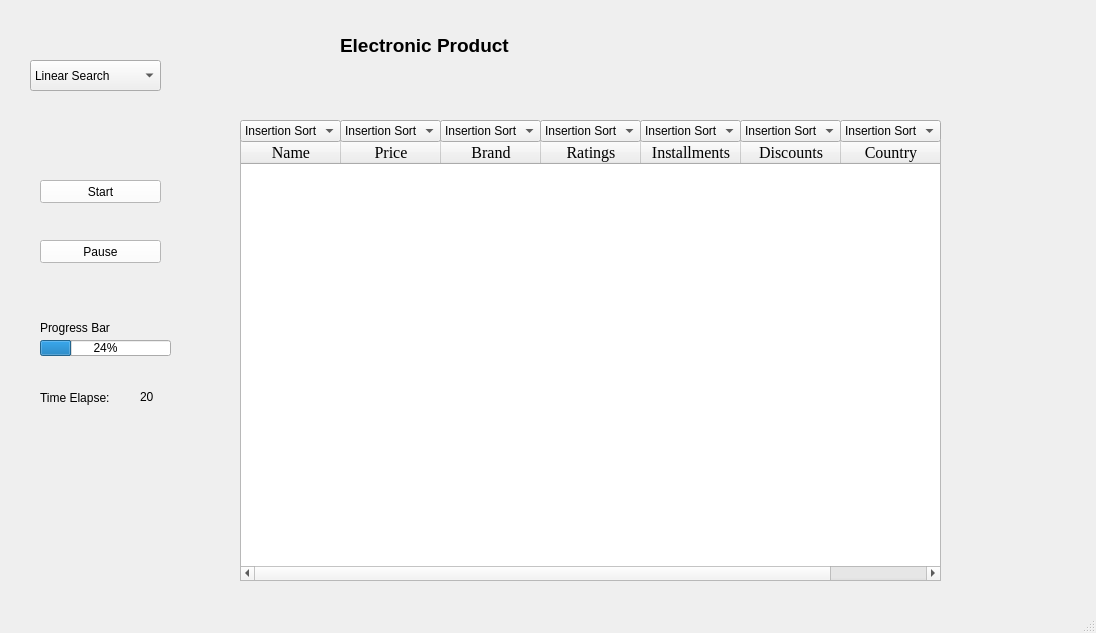
<?xml version="1.0" encoding="UTF-8"?>
<ui version="4.0">
 <class>MainWindow</class>
 <widget class="QMainWindow" name="MainWindow">
  <property name="geometry">
   <rect>
    <x>0</x>
    <y>0</y>
    <width>1096</width>
    <height>633</height>
   </rect>
  </property>
  <property name="mouseTracking">
   <bool>false</bool>
  </property>
  <property name="windowTitle">
   <string>Electron Products</string>
  </property>
  <widget class="QWidget" name="centralwidget">
   <widget class="QComboBox" name="searchBox">
    <property name="geometry">
     <rect>
      <x>30</x>
      <y>60</y>
      <width>131</width>
      <height>31</height>
     </rect>
    </property>
    <property name="styleSheet">
     <string notr="true">font: 12pt &quot;Times New Roman&quot;;</string>
    </property>
    <item>
     <property name="text">
      <string>Linear Search</string>
     </property>
    </item>
    <item>
     <property name="text">
      <string>Binary Search</string>
     </property>
    </item>
    <item>
     <property name="text">
      <string>Jump Search</string>
     </property>
    </item>
   </widget>
   <widget class="QPushButton" name="startStopBtn">
    <property name="geometry">
     <rect>
      <x>40</x>
      <y>180</y>
      <width>121</width>
      <height>23</height>
     </rect>
    </property>
    <property name="styleSheet">
     <string notr="true">background-color: rgb(85, 0, 127);
background-color: rgb(255, 255, 255);
font: 11pt &quot;Arial&quot;;</string>
    </property>
    <property name="text">
     <string>Start</string>
    </property>
   </widget>
   <widget class="QPushButton" name="pauseResumeBtn">
    <property name="geometry">
     <rect>
      <x>40</x>
      <y>240</y>
      <width>121</width>
      <height>23</height>
     </rect>
    </property>
    <property name="styleSheet">
     <string notr="true">background-color: rgb(85, 0, 127);
background-color: rgb(255, 255, 255);
font: 11pt &quot;Arial&quot;;</string>
    </property>
    <property name="text">
     <string>Pause</string>
    </property>
   </widget>
   <widget class="QProgressBar" name="progressBar">
    <property name="geometry">
     <rect>
      <x>40</x>
      <y>340</y>
      <width>131</width>
      <height>16</height>
     </rect>
    </property>
    <property name="value">
     <number>24</number>
    </property>
   </widget>
   <widget class="QLabel" name="label">
    <property name="geometry">
     <rect>
      <x>40</x>
      <y>320</y>
      <width>101</width>
      <height>16</height>
     </rect>
    </property>
    <property name="text">
     <string>Progress Bar</string>
    </property>
   </widget>
   <widget class="QLabel" name="label_2">
    <property name="geometry">
     <rect>
      <x>40</x>
      <y>390</y>
      <width>101</width>
      <height>16</height>
     </rect>
    </property>
    <property name="text">
     <string>Time Elapse: </string>
    </property>
   </widget>
   <widget class="QLabel" name="timeElapse">
    <property name="geometry">
     <rect>
      <x>140</x>
      <y>390</y>
      <width>47</width>
      <height>13</height>
     </rect>
    </property>
    <property name="text">
     <string>20</string>
    </property>
   </widget>
   <widget class="QLabel" name="label_3">
    <property name="geometry">
     <rect>
      <x>340</x>
      <y>30</y>
      <width>181</width>
      <height>31</height>
     </rect>
    </property>
    <property name="text">
     <string>&lt;html&gt;&lt;head/&gt;&lt;body&gt;&lt;p align=&quot;justify&quot;&gt;&lt;span style=&quot; font-size:14pt; font-weight:600;&quot;&gt;Electronic Product&lt;/span&gt;&lt;/p&gt;&lt;/body&gt;&lt;/html&gt;</string>
    </property>
   </widget>
   <widget class="QTableWidget" name="tableWidget">
    <property name="geometry">
     <rect>
      <x>240</x>
      <y>140</y>
      <width>701</width>
      <height>441</height>
     </rect>
    </property>
    <property name="font">
     <font>
      <family>Times New Roman</family>
      <pointsize>12</pointsize>
      <weight>9</weight>
      <italic>false</italic>
      <bold>false</bold>
     </font>
    </property>
    <property name="toolTip">
     <string>&lt;html&gt;&lt;head/&gt;&lt;body&gt;&lt;p align=&quot;justify&quot;&gt;&lt;br/&gt;&lt;/p&gt;&lt;/body&gt;&lt;/html&gt;</string>
    </property>
    <property name="styleSheet">
     <string notr="true">font: 75 12pt &quot;Times New Roman&quot;;</string>
    </property>
    <column>
     <property name="text">
      <string>Name</string>
     </property>
    </column>
    <column>
     <property name="text">
      <string>Price</string>
     </property>
    </column>
    <column>
     <property name="text">
      <string>Brand</string>
     </property>
    </column>
    <column>
     <property name="text">
      <string>Ratings</string>
     </property>
    </column>
    <column>
     <property name="text">
      <string>Installments</string>
     </property>
    </column>
    <column>
     <property name="text">
      <string>Discounts</string>
     </property>
    </column>
    <column>
     <property name="text">
      <string>Country</string>
     </property>
    </column>
   </widget>
   <widget class="QComboBox" name="comboBox">
    <property name="geometry">
     <rect>
      <x>240</x>
      <y>120</y>
      <width>101</width>
      <height>22</height>
     </rect>
    </property>
    <property name="styleSheet">
     <string notr="true">font: 10pt &quot;Times New Roman&quot;;</string>
    </property>
    <item>
     <property name="text">
      <string>Insertion Sort</string>
     </property>
    </item>
    <item>
     <property name="text">
      <string>Selection Sort</string>
     </property>
    </item>
    <item>
     <property name="text">
      <string>Bubble Sort</string>
     </property>
    </item>
    <item>
     <property name="text">
      <string>Merge Sort</string>
     </property>
    </item>
    <item>
     <property name="text">
      <string>Quick Sort</string>
     </property>
    </item>
    <item>
     <property name="text">
      <string>Heap Sort</string>
     </property>
    </item>
    <item>
     <property name="text">
      <string>TIm Sort</string>
     </property>
    </item>
    <item>
     <property name="text">
      <string>Shell Sort</string>
     </property>
    </item>
    <item>
     <property name="text">
      <string>Counting Sort</string>
     </property>
    </item>
    <item>
     <property name="text">
      <string>Radix Sort</string>
     </property>
    </item>
    <item>
     <property name="text">
      <string>Bucket Sort</string>
     </property>
    </item>
   </widget>
   <widget class="QComboBox" name="comboBox_2">
    <property name="geometry">
     <rect>
      <x>340</x>
      <y>120</y>
      <width>101</width>
      <height>22</height>
     </rect>
    </property>
    <property name="styleSheet">
     <string notr="true">font: 10pt &quot;Times New Roman&quot;;</string>
    </property>
    <item>
     <property name="text">
      <string>Insertion Sort</string>
     </property>
    </item>
    <item>
     <property name="text">
      <string>Selection Sort</string>
     </property>
    </item>
    <item>
     <property name="text">
      <string>Bubble Sort</string>
     </property>
    </item>
    <item>
     <property name="text">
      <string>Merge Sort</string>
     </property>
    </item>
    <item>
     <property name="text">
      <string>Quick Sort</string>
     </property>
    </item>
    <item>
     <property name="text">
      <string>Heap Sort</string>
     </property>
    </item>
    <item>
     <property name="text">
      <string>TIm Sort</string>
     </property>
    </item>
    <item>
     <property name="text">
      <string>Shell Sort</string>
     </property>
    </item>
    <item>
     <property name="text">
      <string>Counting Sort</string>
     </property>
    </item>
    <item>
     <property name="text">
      <string>Radix Sort</string>
     </property>
    </item>
    <item>
     <property name="text">
      <string>Bucket Sort</string>
     </property>
    </item>
   </widget>
   <widget class="QComboBox" name="comboBox_3">
    <property name="geometry">
     <rect>
      <x>440</x>
      <y>120</y>
      <width>101</width>
      <height>22</height>
     </rect>
    </property>
    <property name="styleSheet">
     <string notr="true">font: 10pt &quot;Times New Roman&quot;;</string>
    </property>
    <item>
     <property name="text">
      <string>Insertion Sort</string>
     </property>
    </item>
    <item>
     <property name="text">
      <string>Selection Sort</string>
     </property>
    </item>
    <item>
     <property name="text">
      <string>Bubble Sort</string>
     </property>
    </item>
    <item>
     <property name="text">
      <string>Merge Sort</string>
     </property>
    </item>
    <item>
     <property name="text">
      <string>Quick Sort</string>
     </property>
    </item>
    <item>
     <property name="text">
      <string>Heap Sort</string>
     </property>
    </item>
    <item>
     <property name="text">
      <string>TIm Sort</string>
     </property>
    </item>
    <item>
     <property name="text">
      <string>Shell Sort</string>
     </property>
    </item>
    <item>
     <property name="text">
      <string>Counting Sort</string>
     </property>
    </item>
    <item>
     <property name="text">
      <string>Radix Sort</string>
     </property>
    </item>
    <item>
     <property name="text">
      <string>Bucket Sort</string>
     </property>
    </item>
   </widget>
   <widget class="QComboBox" name="comboBox_4">
    <property name="geometry">
     <rect>
      <x>540</x>
      <y>120</y>
      <width>101</width>
      <height>22</height>
     </rect>
    </property>
    <property name="styleSheet">
     <string notr="true">font: 10pt &quot;Times New Roman&quot;;</string>
    </property>
    <item>
     <property name="text">
      <string>Insertion Sort</string>
     </property>
    </item>
    <item>
     <property name="text">
      <string>Selection Sort</string>
     </property>
    </item>
    <item>
     <property name="text">
      <string>Bubble Sort</string>
     </property>
    </item>
    <item>
     <property name="text">
      <string>Merge Sort</string>
     </property>
    </item>
    <item>
     <property name="text">
      <string>Quick Sort</string>
     </property>
    </item>
    <item>
     <property name="text">
      <string>Heap Sort</string>
     </property>
    </item>
    <item>
     <property name="text">
      <string>TIm Sort</string>
     </property>
    </item>
    <item>
     <property name="text">
      <string>Shell Sort</string>
     </property>
    </item>
    <item>
     <property name="text">
      <string>Counting Sort</string>
     </property>
    </item>
    <item>
     <property name="text">
      <string>Radix Sort</string>
     </property>
    </item>
    <item>
     <property name="text">
      <string>Bucket Sort</string>
     </property>
    </item>
   </widget>
   <widget class="QComboBox" name="comboBox_5">
    <property name="geometry">
     <rect>
      <x>640</x>
      <y>120</y>
      <width>101</width>
      <height>22</height>
     </rect>
    </property>
    <property name="styleSheet">
     <string notr="true">font: 10pt &quot;Times New Roman&quot;;</string>
    </property>
    <item>
     <property name="text">
      <string>Insertion Sort</string>
     </property>
    </item>
    <item>
     <property name="text">
      <string>Selection Sort</string>
     </property>
    </item>
    <item>
     <property name="text">
      <string>Bubble Sort</string>
     </property>
    </item>
    <item>
     <property name="text">
      <string>Merge Sort</string>
     </property>
    </item>
    <item>
     <property name="text">
      <string>Quick Sort</string>
     </property>
    </item>
    <item>
     <property name="text">
      <string>Heap Sort</string>
     </property>
    </item>
    <item>
     <property name="text">
      <string>TIm Sort</string>
     </property>
    </item>
    <item>
     <property name="text">
      <string>Shell Sort</string>
     </property>
    </item>
    <item>
     <property name="text">
      <string>Counting Sort</string>
     </property>
    </item>
    <item>
     <property name="text">
      <string>Radix Sort</string>
     </property>
    </item>
    <item>
     <property name="text">
      <string>Bucket Sort</string>
     </property>
    </item>
   </widget>
   <widget class="QComboBox" name="comboBox_6">
    <property name="geometry">
     <rect>
      <x>740</x>
      <y>120</y>
      <width>101</width>
      <height>22</height>
     </rect>
    </property>
    <property name="styleSheet">
     <string notr="true">font: 10pt &quot;Times New Roman&quot;;</string>
    </property>
    <item>
     <property name="text">
      <string>Insertion Sort</string>
     </property>
    </item>
    <item>
     <property name="text">
      <string>Selection Sort</string>
     </property>
    </item>
    <item>
     <property name="text">
      <string>Bubble Sort</string>
     </property>
    </item>
    <item>
     <property name="text">
      <string>Merge Sort</string>
     </property>
    </item>
    <item>
     <property name="text">
      <string>Quick Sort</string>
     </property>
    </item>
    <item>
     <property name="text">
      <string>Heap Sort</string>
     </property>
    </item>
    <item>
     <property name="text">
      <string>TIm Sort</string>
     </property>
    </item>
    <item>
     <property name="text">
      <string>Shell Sort</string>
     </property>
    </item>
    <item>
     <property name="text">
      <string>Counting Sort</string>
     </property>
    </item>
    <item>
     <property name="text">
      <string>Radix Sort</string>
     </property>
    </item>
    <item>
     <property name="text">
      <string>Bucket Sort</string>
     </property>
    </item>
   </widget>
   <widget class="QComboBox" name="comboBox_7">
    <property name="geometry">
     <rect>
      <x>840</x>
      <y>120</y>
      <width>101</width>
      <height>22</height>
     </rect>
    </property>
    <property name="styleSheet">
     <string notr="true">font: 10pt &quot;Times New Roman&quot;;</string>
    </property>
    <item>
     <property name="text">
      <string>Insertion Sort</string>
     </property>
    </item>
    <item>
     <property name="text">
      <string>Selection Sort</string>
     </property>
    </item>
    <item>
     <property name="text">
      <string>Bubble Sort</string>
     </property>
    </item>
    <item>
     <property name="text">
      <string>Merge Sort</string>
     </property>
    </item>
    <item>
     <property name="text">
      <string>Quick Sort</string>
     </property>
    </item>
    <item>
     <property name="text">
      <string>Heap Sort</string>
     </property>
    </item>
    <item>
     <property name="text">
      <string>TIm Sort</string>
     </property>
    </item>
    <item>
     <property name="text">
      <string>Shell Sort</string>
     </property>
    </item>
    <item>
     <property name="text">
      <string>Counting Sort</string>
     </property>
    </item>
    <item>
     <property name="text">
      <string>Radix Sort</string>
     </property>
    </item>
    <item>
     <property name="text">
      <string>Bucket Sort</string>
     </property>
    </item>
   </widget>
  </widget>
  <widget class="QStatusBar" name="statusbar"/>
 </widget>
 <resources/>
 <connections/>
</ui>
